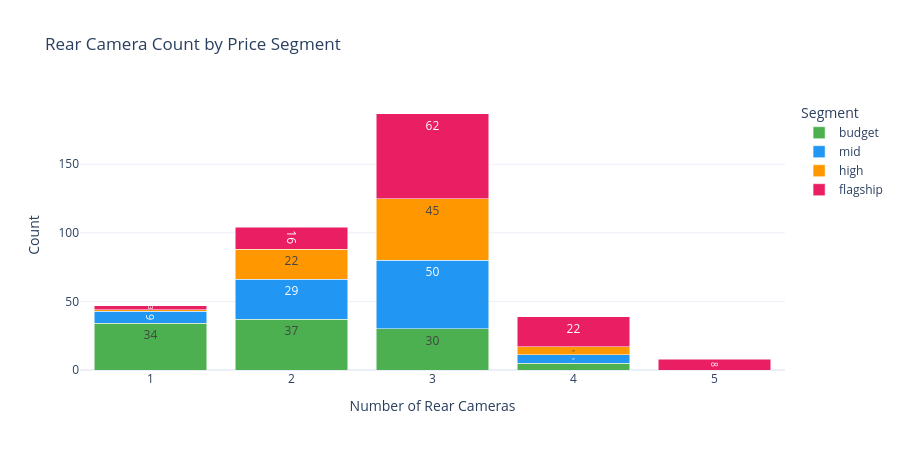

Write notebook code for a chart like this one.
### Code cell
# Plotly: stacked bar — does higher price = more cameras?
cam_seg = (
    smartphone_df
    .groupby(["rear_camera_count", "price_segment"])
    .size()
    .reset_index(name="count")
)

fig = px.bar(
    cam_seg,
    x="rear_camera_count",
    y="count",
    color="price_segment",
    category_orders={"price_segment": SEGMENT_ORDER},
    color_discrete_map=SEGMENT_COLORS,
    barmode="stack",
    title="Rear Camera Count by Price Segment",
    labels={
        "rear_camera_count": "Number of Rear Cameras",
        "count"            : "Count",
        "price_segment"    : "Segment",
    },
    text="count",
)
fig.update_traces(textposition="inside")
fig.update_layout(height=450, xaxis=dict(type="category"))
fig.show()

### Figure 1 — Plotly figure (JSON) as saved in the notebook; plotly's stock layout.template omitted (floating-point values rounded to 4 significant figures)
{"data": [{"hovertemplate": "Segment=budget<br>Number of Rear Cameras=%{x}<br>Count=%{text}<extra></extra>", "legendgroup": "budget", "marker": {"color": "#4CAF50", "pattern": {"shape": ""}}, "name": "budget", "orientation": "v", "showlegend": true, "text": [34.0, 37.0, 30.0, 5.0], "textposition": "inside", "type": "bar", "x": [1.0, 2.0, 3.0, 4.0], "xaxis": "x", "y": [34, 37, 30, 5], "yaxis": "y"}, {"hovertemplate": "Segment=mid<br>Number of Rear Cameras=%{x}<br>Count=%{text}<extra></extra>", "legendgroup": "mid", "marker": {"color": "#2196F3", "pattern": {"shape": ""}}, "name": "mid", "orientation": "v", "showlegend": true, "text": [9.0, 29.0, 50.0, 6.0], "textposition": "inside", "type": "bar", "x": [1.0, 2.0, 3.0, 4.0], "xaxis": "x", "y": [9, 29, 50, 6], "yaxis": "y"}, {"hovertemplate": "Segment=high<br>Number of Rear Cameras=%{x}<br>Count=%{text}<extra></extra>", "legendgroup": "high", "marker": {"color": "#FF9800", "pattern": {"shape": ""}}, "name": "high", "orientation": "v", "showlegend": true, "text": [1.0, 22.0, 45.0, 6.0], "textposition": "inside", "type": "bar", "x": [1.0, 2.0, 3.0, 4.0], "xaxis": "x", "y": [1, 22, 45, 6], "yaxis": "y"}, {"hovertemplate": "Segment=flagship<br>Number of Rear Cameras=%{x}<br>Count=%{text}<extra></extra>", "legendgroup": "flagship", "marker": {"color": "#E91E63", "pattern": {"shape": ""}}, "name": "flagship", "orientation": "v", "showlegend": true, "text": [3.0, 16.0, 62.0, 22.0, 8.0], "textposition": "inside", "type": "bar", "x": [1.0, 2.0, 3.0, 4.0, 5.0], "xaxis": "x", "y": [3, 16, 62, 22, 8], "yaxis": "y"}], "layout": {"barmode": "stack", "height": 450, "legend": {"title": {"text": "Segment"}, "tracegroupgap": 0}, "title": {"text": "Rear Camera Count by Price Segment"}, "xaxis": {"anchor": "y", "domain": [0, 1], "title": {"text": "Number of Rear Cameras"}, "type": "category"}, "yaxis": {"anchor": "x", "domain": [0, 1], "title": {"text": "Count"}}}}
